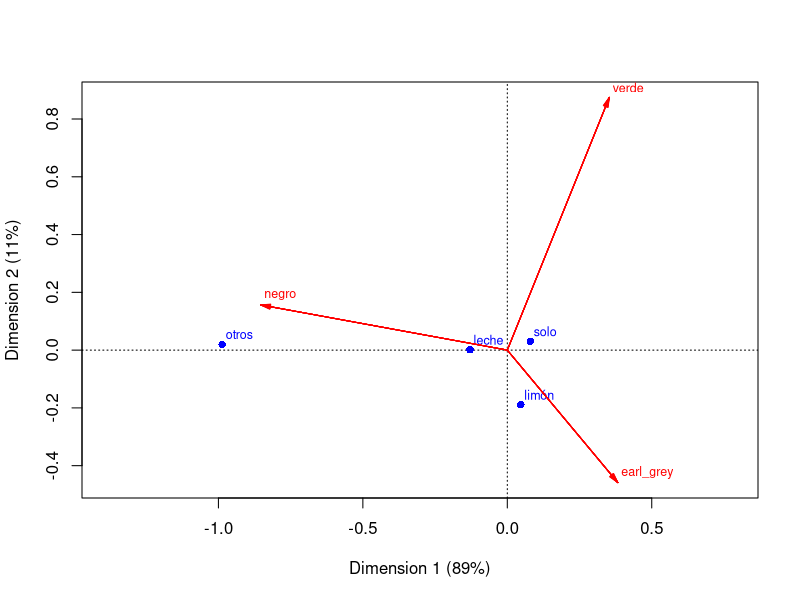
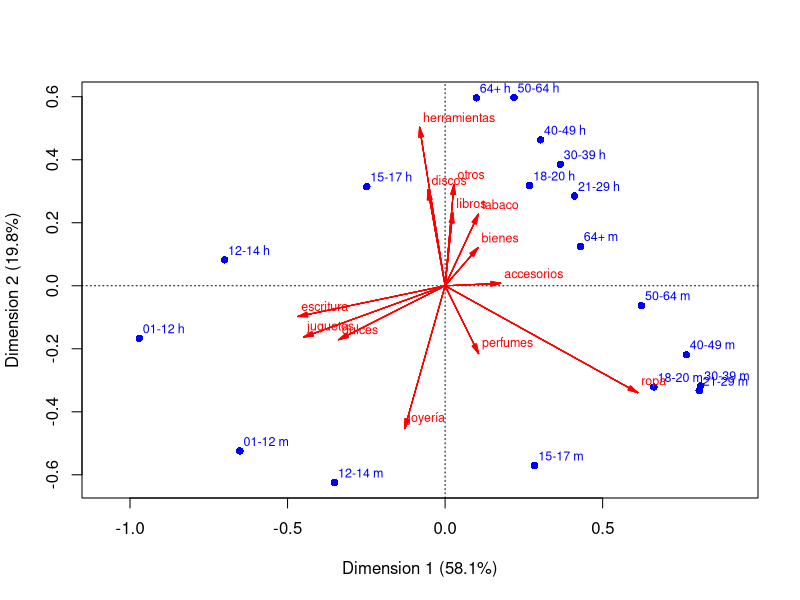
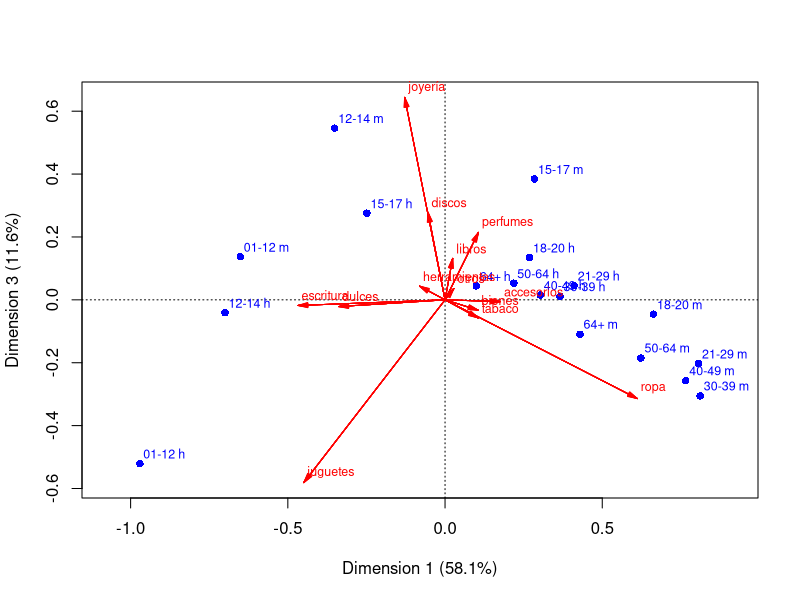

Here is the R script that generated these plots, in order:
## ---- chunk 1
library(tidyverse)
library(lubridate)
library(kableExtra)
## ---- chunk 2
# cargamos y traducimos los datos
te_tbl <- read_csv("./datos/tea.csv") |> 
   mutate(id = row_number()) |> 
   select(id, Tea, How, sugar, how, price, age) |> 
   rename(tipo = Tea, complementos = How, azucar = sugar, 
          presentacion = how, precio = price, edad = age) |> 
   mutate(tipo = recode(tipo, black = "negro", green = "verde", `Earl Grey` = "earl_grey"),
          complementos = recode(complementos, alone = "solo", milk = "leche", 
                                lemon = "limón", .default = "otros"),
          azucar = recode(azucar, sugar = "con_azúcar", No.sugar = "sin_azúcar"),
          presentacion = recode(presentacion, `tea bag`="bolsa", 
                                unpackaged = "suelto", .default = "mixto"),
          precio = recode(precio, p_upscale = "fino", p_branded = "de_marca",
                          p_private_label = "marca_propia", p_variable = "variable",
                          .default = "no_sabe"))
sample_n(te_tbl, 10) |> kable()
## ---- chunk 3
tabla_1 <- te_tbl |> count(tipo) |> 
   arrange(desc(n))
tabla_1 |> kable()
## ---- chunk 4
tabla_2 <- te_tbl |> 
   count(tipo) |> 
   mutate(n_total = sum(n), prop = n / n_total) |> 
   select(tipo, n_total, prop) |> 
   mutate(across(where(is.numeric), round, 2)) |> 
   arrange(desc(prop))
tabla_2 |> kable()
## ---- chunk 5
perfiles_col_tbl <- te_tbl |> select(id, tipo, complementos, presentacion, azucar) |> 
   pivot_longer(cols = tipo:azucar, names_to = "variable", values_to = "valor") |> 
   count(variable, valor) |> 
   group_by(variable) |> 
   mutate(n_total = sum(n), prop = n / n_total) |>
   mutate(prop = round(prop, 2)) |> 
   arrange(desc(prop), .by_group = TRUE)
perfiles_col_tbl |> kable()
## ---- chunk 6
perfiles_col_tbl |> 
   ungroup() |> 
   select(-variable, -n_total) |> 
   kable() |>  
   pack_rows(index = table(perfiles_col_tbl$variable))
## ---- chunk 7
perfiles_col_tbl <- te_tbl |> count(complementos, tipo) |> 
   group_by(tipo) |> 
   mutate(prop = n / sum(n)) |>
   group_by(complementos) |> 
   select(-n) |> 
   pivot_wider(names_from = tipo, values_from = prop, values_fill = 0)
perfiles_col_tbl |>  kable(digits = 2, caption = "Perfiles por columna")
## ---- chunk 8
comp_tbl <- te_tbl |> count(complementos) |> mutate(total = n / sum(n))
perfiles_col_tbl <- left_join(perfiles_col_tbl, comp_tbl) |> 
      arrange(desc(total)) |> 
      select(-n)
perfiles_col_tbl |> kable(digits = 2)
## ---- chunk 9
res_tbl <- perfiles_col_tbl |> 
   mutate(across(where(is.numeric), ~ .x / total)) |> 
   select(-total)
res_tbl |> kable(digits = 2)
## ---- chunk 10
res_tbl <- perfiles_col_tbl |> 
   mutate(across(where(is.numeric) & !total, ~ .x / total - 1)) 
res_tbl |> kable(digits = 2)
## ---- chunk 11
res_tbl |>  mutate(across(where(is.numeric), round, 2)) |> 
   mutate(across(where(is.numeric) & ! total, 
                 ~ cell_spec(.x, color = ifelse(.x > 0.1, "black", 
                                         ifelse(.x < -0.1, "red", "gray"))))) |>
   arrange(desc(total)) |> 
   kable(escape = FALSE) 
## ---- chunk 12
opts <- options(knitr.kable.NA = "")
res_tbl |>
   bind_rows(te_tbl |> count(tipo) |> 
                mutate(total = 1) |> 
                pivot_wider(names_from = tipo, values_from = n)) |> 
   mutate(across(where(is.numeric), round, 2)) |> 
   mutate(across(where(is.numeric) & ! total, 
                 ~ cell_spec(.x, color = ifelse(.x > 0.1, "black", 
                                         ifelse(.x < -0.1, "red", "gray"))))) |>
   arrange(desc(total)) |> 
   kable(escape = FALSE) 
## ---- chunk 13
library(ca)
corr_te <- ca(table(te_tbl$complementos, te_tbl$tipo))
plot(corr_te, map = "rowgreen", arrows = c(FALSE, TRUE))
## ---- chunk 14
hurto_tbl <- read_csv("./datos/hurto.csv") |> 
   mutate(grupo = ifelse(grupo == "-12 h", "01-12 h", grupo),
          grupo = ifelse(grupo == "-12 m", "01-12 m", grupo))
hurto_tbl |> kable()
## ---- chunk 15
hurto_tbl |> 
   pivot_longer(cols = ropa:otros, names_to = "producto", values_to = "n") |> 
   group_by(producto) |> 
   summarise(n = sum(n)) |> 
   mutate(prop = n / sum(n)) |> 
   arrange(desc(prop)) |> 
   kable(digits = 2)
## ---- chunk 16
grupos_tbl <- hurto_tbl |> 
   pivot_longer(cols = ropa:otros, names_to = "producto", values_to = "n") |> 
   group_by(grupo) |> 
   summarise(n = sum(n)) |> 
   mutate(prop = n / sum(n)) |> 
   arrange(desc(prop))
grupos_tbl |> kable(digits = 2)
## ---- chunk 17
hurto_df <- as.data.frame(hurto_tbl)
rownames(hurto_df) <- hurto_tbl$grupo
hurto_df$grupo <- NULL
corr_hurto <- ca(hurto_df)
grafica_datos <- plot(corr_hurto, map = "rowgreen", arrows = c(FALSE, TRUE))
## ---- chunk 18
perfiles_hurto_tbl <- hurto_tbl |> 
   pivot_longer(cols = ropa:otros, names_to = "producto", values_to = "n") |> 
   group_by(producto) |> 
   mutate(prop = n / sum(n)) |> 
   select(-n) |> 
   pivot_wider(names_from = producto, values_from = prop) 
perfiles_hurto_tbl |> 
   select(-bienes, -discos, -perfumes) |> 
   kable(digits = 2) |> 
   kable_styling(font_size = 10)
## ---- chunk 19
res_hurto_tbl <- left_join(perfiles_hurto_tbl, grupos_tbl |> rename(total = prop)) |> 
    select(-n) |> 
    select(-bienes, -discos, -perfumes) |> 
    mutate(across(where(is.numeric) & !total, ~ .x / total - 1)) |> 
    mutate(across(where(is.numeric), round, 2)) 
res_hurto_tbl |> 
    mutate(across(where(is.numeric) & ! total, 
                 ~ cell_spec(.x, color = ifelse(.x > 0.2, "black", 
                                         ifelse(.x < -0.2, "red", "gray"))))) |>
    select(-total) |> 
    kable(escape = FALSE) |>
    kable_styling(font_size = 10)
## ---- chunk 20
res_hurto_tbl |> select("grupo", "escritura", "juguetes", "dulces", "joyería",
                         "herramientas", "otros", "libros", "tabaco", "accesorios", 
                         "ropa") |> 
    mutate(across(where(is.numeric), 
                 ~ cell_spec(.x, color = ifelse(.x > 0.2, "black", 
                                         ifelse(.x < -0.2, "red", "gray"))))) |>
    kable(escape = FALSE) |>
    kable_styling(font_size = 10)
## ---- chunk 21
plot(corr_hurto, dim = c(1, 3), map = "rowgreen", arrows = c(FALSE, TRUE))
